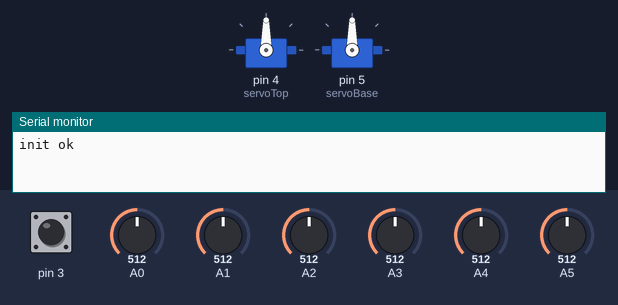
This sketch was run on a simulated Arduino Nano, built with avr-gcc and run on an emulated ATmega328P. Parts: 2 × servo, the last lines printed to the serial monitor. Inputs (shaded band) come from the test bench; at power-on: A4 = 512, A5 = 512, pin 3 HIGH, A0 = 512, A1 = 512, A2 = 512, A3 = 512.

Above: at 7.2 s.
7.3 s: A4 set to 535
8.8 s: A4 set to 561
At 9.97 s:
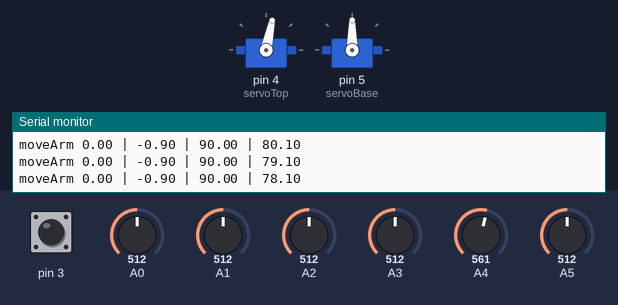
11.8 s: A5 set to 555
At 11.99 s:
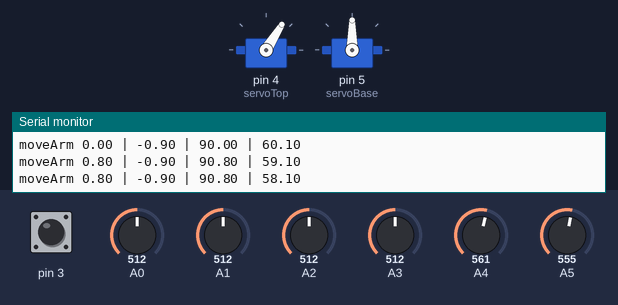
14.8 s: A5 set to 580
At 15.04 s:
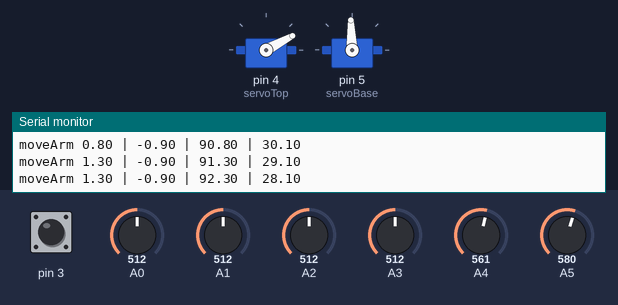
17.8 s: A5 set to 170
20.8 s: A4 set to 473
22.3 s: A4 set to 447
At 22.54 s:
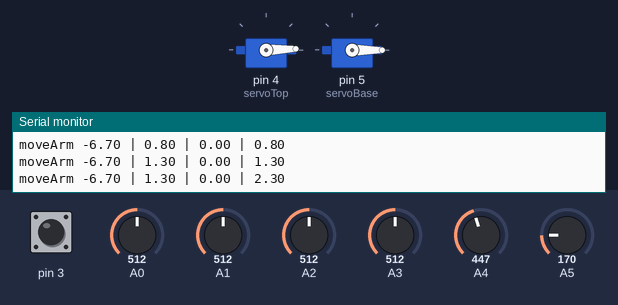
Timing chart, 0 to 27.9 s (numbered marks = the images above; inputs shaded):
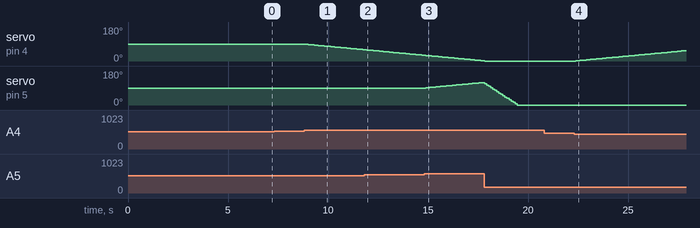

The sketch:

GoLight.ino
```cpp
#include <Servo.h>
#include <Thread.h>
#define avgNum 20
#define AngleFeedback 0

//暗趋向1023，亮趋向0
int light1 = 0;
int light2 = 0;
int light3 = 0;
int light4 = 0;
int joyX = 0;
int joyY = 0;

int avgL1[avgNum] = {0};
int avgL2[avgNum] = {0};
int avgL3[avgNum] = {0};
int avgL4[avgNum] = {0};
int avgX[avgNum] = {0};
int avgY[avgNum] = {0};
int indexOfAvg = 0;
float angleBase = 0;
float angleTop = 0;
int angleBaseFk=0;
int angleTopFk=0;

Servo servoTop;
Servo servoBase;
Thread myThread = Thread();
int bAuto = 0;
int autoCount = 10;
int intervalTime = 100;
int intrruptCount = 0;
int autoTimer = 0;
void setup() {
  // put your setup code here, to run once:
  String s = "start GoLight...";
  Serial.begin(115200);
  pinMode(A0,INPUT);
  pinMode(A1,INPUT);
  pinMode(A2,INPUT);
  pinMode(A3,INPUT);
  pinMode(A4,INPUT);
  pinMode(A5,INPUT);
  pinMode(A6,INPUT);
  pinMode(A7,INPUT);
  pinMode(3, INPUT_PULLUP);
  analogReference(EXTERNAL);

  delay(5000);//等待超级电容充满电，再启动，有助于系统稳定
  s = "init ok";
  Serial.println(s);
#if AngleFeedback
  getFeedback();
  s = String(angleBaseFk)+ " | " + String(angleTopFk);
  Serial.println(s);
  servoTop.attach(4);
  servoBase.attach(5);
  servoBase.write(angleBaseFk);
  servoTop.write(angleTopFk);
#else
  servoTop.attach(4);
  servoBase.attach(5);
  servoBase.write(90);
  servoTop.write(90);
#endif
  attachInterrupt(digitalPinToInterrupt(3), buttonDown, RISING );
  delay(1000);
  myThread.onRun(threadAction);
  myThread.setInterval(intervalTime);
}
void buttonDown()
{
  intrruptCount++;
//  Serial.println("buttonDown");
}
void loop() {
  // put your main code here, to run repeatedly:
  if(myThread.shouldRun())
    myThread.run();
  detectLight();
  detectJoyStick();
  checkIndex();
}

void checkIndex()
{
  indexOfAvg++;
  if(indexOfAvg>=avgNum)
    indexOfAvg = 0;
}

int getAvgX()
{
  int sum = 0;
  for(int i=0;i<avgNum;i++)
  {
    sum+=avgX[i];
  }
  return sum/avgNum;
}

int getAvgY()
{
  int sum = 0;
  for(int i=0;i<avgNum;i++)
  {
    sum+=avgY[i];
  }
  return sum/avgNum;
}

int getLight(int n)
{
  int sum = 0;
  for(int i=0;i<avgNum;i++)
  {
    if(n == 1)
      sum+=avgL1[i];
    else if(n ==2)
      sum+=avgL2[i];
    else if(n ==3)
      sum+=avgL3[i];
    else if(n ==4)
      sum+=avgL4[i];
  }
  return sum/avgNum;
}
void detectLight()
{
  light1 = analogRead(A0);
  light2 = analogRead(A1);
  light3 = analogRead(A2);
  light4 = analogRead(A3);

  avgL1[indexOfAvg] = light1;
  avgL2[indexOfAvg] = light2;
  avgL3[indexOfAvg] = light3;
  avgL4[indexOfAvg] = light4;

  light1 = getLight(1);
  light2 = getLight(2);
  light3 = getLight(3);
  light4 = getLight(4);
//  String s = String(light1) + " | " + String(light2) + " | "+String(light3) + " | "+String(light4) + " | "+String(joyX) + " | "+String(joyY);
//  Serial.println(s);
}
void detectJoyStick()
{
  joyY = analogRead(A4);
  joyX = analogRead(A5);
  if(intrruptCount>1 && digitalRead(3)== HIGH)
  {
    intrruptCount = 0;
    bAuto = !bAuto;
    if(bAuto){
      digitalWrite(9,HIGH);
    }
    else
      digitalWrite(9,LOW);
    Serial.println(bAuto);
  }
}

void moveArm()
{
  float accBase,accTop;
  float scale = 10.0;
  float mapValue = 10*scale;
  angleBase = servoBase.read();
  angleTop = servoTop.read();
  accBase = (float)map(joyX,0,1023,-mapValue,mapValue)/scale;
  accTop = (float)map(joyY,0,1023,mapValue,-mapValue)/scale;
  if(abs(accBase)<=0.5)accBase = 0;
  if(abs(accTop)<=0.5)accTop = 0;
  if(abs(accBase)>=10)accBase = 0;
  if(abs(accTop)>=10)accTop = 0;
  if(accBase == 0 && accTop == 0)return;

  angleBase += accBase;
  angleTop += accTop;
  if(angleBase<0)angleBase = 0;
  if(angleBase>180)angleBase = 180;
  if(angleTop<0)angleTop = 0;
  if(angleTop>180)angleTop = 180;

  servoBase.write(angleBase);
  servoTop.write(angleTop);

  String s ="moveArm "+ String(accBase) + " | " + String(accTop)+ " | " + String(angleBase)+ " | " + String(angleTop);
  Serial.println(s);

//  测试 反馈映射值
//  delay(100);
//  getFeedback();
//  String s = String(angleBase) + " | " + String(angleTop)+ " | " + String(angleBaseFk)+ " | " + String(angleTopFk);
//  Serial.println(s);

}

void moveArmAuto()
{
  static int autoCount = 0;
  autoCount++;
  if(autoCount%2 == 0)
    digitalWrite(9,HIGH);
  else
    digitalWrite(9,LOW);

  float accBase,accTop;
  angleBase = servoBase.read();
  angleTop = servoTop.read();

  float scale = 10.0;
  float mapValue = 10*scale;
  int L1 = map(light1,1023,0,0,mapValue);
  int L2 = map(light2,1023,0,0,mapValue);
  int L3 = map(light3,1023,0,0,mapValue);
  int L4 = map(light4,1023,0,0,mapValue);
//  String s = String(L1) + " | " + String(L2) + " | "+String(L3) + " | "+String(L4);
//  Serial.println(s);
  int left = L1+L2;
  int right = L3+L4;
  int top = L2+L3;
  int bottom = L1+L4;
  if(left<scale&&right<scale&&top<scale&&bottom<scale){
    servoBase.write(angleBase);
    servoTop.write(angleTop);
    return;//没有光线的时候不动
  }
  accBase = (left-right)/scale;
  accTop = (bottom-top)/scale;

  if(abs(accBase)<1 && abs(accTop)<1)
  {
    servoBase.write(angleBase);
    servoTop.write(angleTop);
    return;//误差较小的时候不动
  }

  if(accBase>0)accBase = 1;
  else if(accBase<0)accBase = -1;
  if(accTop>0)accTop = 1;
  else if(accTop<0)accTop = -1;

  angleBase += accBase;
  angleTop += accTop;


  if(angleBase<0)angleBase = 0;
  if(angleBase>180)angleBase = 180;
  if(angleTop<0)angleTop = 0;
  if(angleTop>180)angleTop = 180;

  servoBase.write(angleBase);
  servoTop.write(angleTop);
  String s = String(accBase) + " | " + String(accTop)+ " | " +String(angleBase) + " | " + String(angleTop);
  Serial.println(s);
}

void threadAction()
{
  if(bAuto)
  {
    autoTimer++;
    if(autoTimer % autoCount == 0)
      moveArmAuto();
  }
  else
    moveArm();
}

void getFeedback()
{
  int volateBase[avgNum] = {0};
  int volateTop[avgNum] = {0};

  for(int i= 0;i<avgNum;i++)
  {
    volateBase[i]= analogRead(A7);
    volateTop[i]= analogRead(A6);
    delay(5);
  }

  //sort 小到大
  bool done = false;
  int test = 0;
  while(done != true){
    done = true;
    for (int i=0; i<avgNum-1; i++){
      if (volateBase[i] > volateBase[i + 1]){
        test = volateBase[i + 1];
        volateBase [i+1] = volateBase[i] ;
        volateBase[i] = test;
        done = false;
       }
    }
  }
  done = false;
  while(done != true){
    done = true;
    for (int i=0; i<avgNum-1; i++){
      if (volateTop[i] > volateTop[i + 1]){
        test = volateTop[i + 1];
        volateTop [i+1] = volateTop[i] ;
        volateTop[i] = test;
        done = false;
       }
    }
  }
  int sumBase = 0;
  int sumTop = 0;
  for(int i = 5;i<15;i++)
  {
    sumBase += volateBase[i];
    sumTop += volateTop[i];
  }

  angleBaseFk = sumBase /10;
  angleTopFk = sumTop/10;

// 5伏下的映射
//  angleBaseFk = map(angleBaseFk,90,660,0,180);
//  angleTopFk = map(angleTopFk,116,600,0,180);

// 3.3伏下的映射
  angleBaseFk = map(angleBaseFk,145,720,0,180);
  angleTopFk = map(angleTopFk,142,817,0,180);
}
```

Measured:
- the behaviour switches between 542 and 543 on A4 (found by bisection; images 0 and 1)
- the behaviour switches between 562 and 563 on A5 (found by bisection; images 2 and 3)
- the behaviour switches between 466 and 465 on A4 (found by bisection; images 3 and 4)
- after the input at 7.3 s, every drawn part: stays the same
- after the input at 8.8 s, servo on pin 4 (servoTop): moves from 90° to 60° over 2.9 s, starting at once
- after the input at 14.8 s, servo on pin 5 (servoBase): moves from 90° to 119° over 2.8 s, starting after 0.09 s
- after the input at 22.3 s, servo on pin 4 (servoTop): moves from 0° to 55° over 5.5 s, starting after 0.10 s
